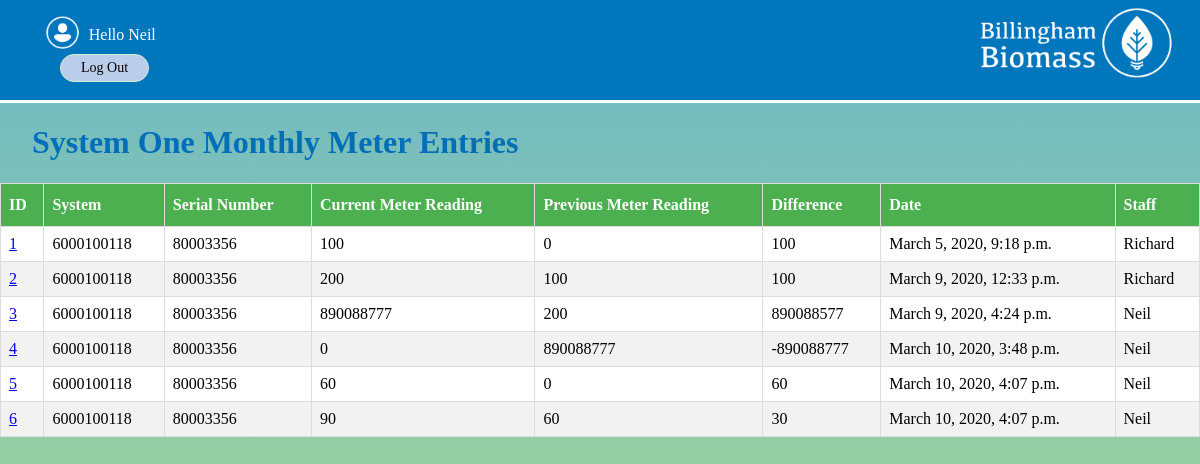
The app's page /reports/onemonthlyreport (signed in) with its own data.
### systems/models.py (models this page shows, shortened)
class monthlyMeterSystemOneMod(models.Model):
    system = models.CharField(max_length=50,default='6000100118')
    serial_number = models.CharField(max_length=50,default='80003356')
    current_meter_reading = models.IntegerField(default=0)
    previous_meter_reading = models.IntegerField(default=0)
    difference = models.IntegerField(null=True)
    notes = models.TextField(blank=True)
    date = models.DateTimeField(auto_now_add = True)
    day = models.DateField(auto_now_add = True)
    staff = models.ForeignKey(User,on_delete=models.CASCADE)

### reports/views.py (the view)
# urls.py: path('onemonthlyreport',views.systemOneMonthlyMeterReport, name='onemonthlyreport'),
@login_required(login_url="/accounts/login/")
def systemOneMonthlyMeterReport(request):
    entriesMonth = monthlyMeterSystemOneMod.objects.all().order_by('date')
    return render(request,'reports/systemonemonthlyreport.html',{'entriesMonth':entriesMonth})

### reports/templates/reports/systemonemonthlyreport.html (shortened to what this page needs)
{% extends 'base_layout.html' %}
{% block content %}
<head>
<div class="monthly">
  <h1>System One Monthly Meter Entries</h1>
  <table>
    <thead>
    <th>ID</th>
    <th>System</th>
    <th>Serial Number</th>
    <th>Current Meter Reading</th>
    <th>Previous Meter Reading</th>
    <th>Difference</th>
    <th>Date</th>
    <th>Staff</th>
    </thead>
    <tbody>
  {% for entryMonth in entriesMonth %}
  <tr>
      <td><a href="{% url 'systems:idmonthlysystemone' id=entryMonth.id%}">{{entryMonth.id}}</a></td>
      <td>{{entryMonth.system}}</td>
      <td>{{entryMonth.serial_number}}</td>
      <td>{{entryMonth.current_meter_reading}}</td>
      <td>{{entryMonth.previous_meter_reading}}</td>
      <td>{{entryMonth.difference}}</td>
      <td>{{entryMonth.date}}</td>
      <td>{{entryMonth.staff}}</td>
      </tr>
    {% endfor %}
      </tbody>
    </table>
</div>
{% endblock %}

### templates/base_layout.html (shortened to what this page needs)
{% load static from staticfiles %}
<!DOCTYPE html>
<html lang="en" dir="ltr">
  <head>
    <link rel="stylesheet" href="{% static 'styles.css'%}">
  </head>
  <body>
    <div class="head">
      <a href="{% url 'home' %}" ><img src="{% static 'Biomass.png' %}" class="logo" alt="Biomass-Logo" ></img></a>
    <nav class="navigation">
      <ul>
        {% if user.is_authenticated %}
        <li>
          <form class="logout-link" action="{% url 'accounts:logout' %}" method="post">
            <img class="loginimages" src="{%static 'User.png'%}" alt="user-img">
            Hello {{user}} <button type="submit"> Log Out </button>
          </form>
        </li>
        {% endif %}
      </ul>
    </nav>
</div>
    <div class="wrapper">
      {% block content %}
      {% endblock %}
    </div>
  </body>
</html>

### assets/styles.css (style rules this page uses)
* { font-family:"Kefa"; }
html { -webkit-tap-highlight-color:transparent; }
.head { background:rgb(0,118,188); height:100px; margin-top:-1em; border-bottom:3px solid white; }
.loginimages { height:2.5em; transform:translateY(30%); }
.monthly table , .fuelLog table { font-family: "Kefa"; border-collapse: collapse; width: 100%; background-color:white; }
.monthly td,th, .fuelLog td,th { border: 1px solid #ddd; padding: 8px; }
.monthly tr:nth-child(even), .fuelLog tr:nth-child(even) { background-color: #f2f2f2; }
.monthly th ,.fuelLog th { padding-top: 12px; padding-bottom: 12px; text-align: left; background-color: #4CAF50; color: white; }
@media only screen and (min-width: 751px) { .logo { position:block; z-index:2; float:right; top:0.5em; width:250px; height:auto; } }
@media only screen and (min-width: 751px) { .navigation li { position:block; z-index:1; float:left; list-style-type:none; bottom:3em; padding:0 2em 0 0; color:white; font-size:16px; } }
.navigation li button { border-radius:40px; color:white; padding: 5px 20px; text-align: center; text-decoration: none; display: block; font-size: 14px; margin: 10px 20px; transition-duration: 0.4s; cursor: pointer; }
.navigation li button { background-color:#bacdea; color: black; border: 1px solid #cff1d1; }
body { background:rgba(200,255,200,0.7) }
h1 { font-family: "Kefa"; color:#006fb7; margin-left:1em; }
html { height: 100%; }
body { background-image: linear-gradient(rgba(0, 111, 183, 0.5), rgba(142, 195, 60, 0.5)); height: 100%; margin: 0; background-repeat: no-repeat; background-attachment: fixed; }

### records on screen
monthlyMeterSystemOneMod: id "1", system "6000100118", serial_number "80003356", current_meter_reading "100", previous_meter_reading "0", difference "100", date "March 5, 2020, 9:18 p.m.", staff "Richard"
monthlyMeterSystemOneMod: id "2", system "6000100118", serial_number "80003356", current_meter_reading "200", previous_meter_reading "100", difference "100", date "March 9, 2020, 12:33 p.m.", staff "Richard"
monthlyMeterSystemOneMod: id "3", system "6000100118", serial_number "80003356", current_meter_reading "890088777", previous_meter_reading "200", difference "890088577", date "March 9, 2020, 4:24 p.m.", staff "Neil"
monthlyMeterSystemOneMod: id "4", system "6000100118", serial_number "80003356", current_meter_reading "0", previous_meter_reading "890088777", difference "-890088777", date "March 10, 2020, 3:48 p.m.", staff "Neil"
monthlyMeterSystemOneMod: id "5", system "6000100118", serial_number "80003356", current_meter_reading "60", previous_meter_reading "0", difference "60", date "March 10, 2020, 4:07 p.m.", staff "Neil"
monthlyMeterSystemOneMod: id "6", system "6000100118", serial_number "80003356", current_meter_reading "90", previous_meter_reading "60", difference "30", date "March 10, 2020, 4:07 p.m.", staff "Neil"

### other values on screen
{{ user }} "Neil"
